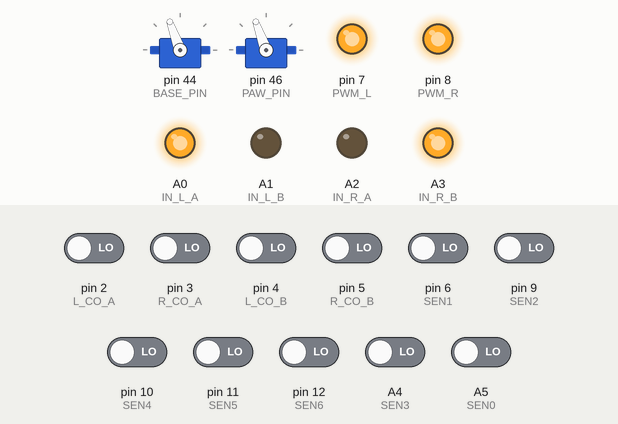
A sketch run on a simulated Arduino Mega 2560, built with avr-gcc and run on an emulated ATmega2560. Parts: 2 × servo, output pins drawn as LEDs (lit = HIGH). The inputs (shaded band) are chosen by the test bench; at power-on: A4 (SEN3), A5 (SEN0), pin 2 (L_CO_A), pin 3 (R_CO_A), pin 4 (L_CO_B), pin 5 (R_CO_B), pin 6 (SEN1), pin 9 (SEN2), pin 10 (SEN4), pin 11 (SEN5), pin 12 (SEN6) LOW.

Above: at 2.7 s.
2.8 s: pin 6 (SEN1) driven HIGH
At 3.2 s:
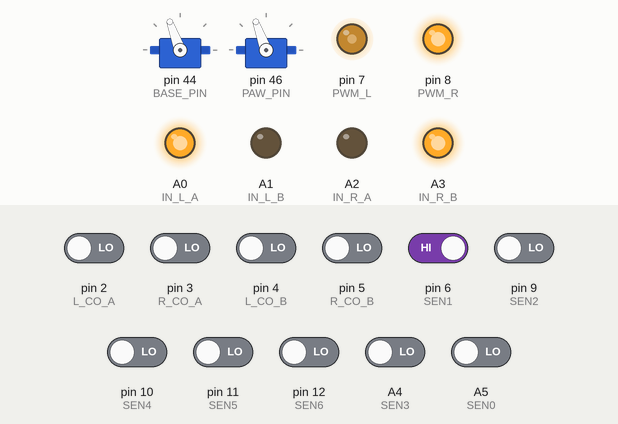
4.3 s: pin 12 (SEN6) driven HIGH
At 5.5 s:
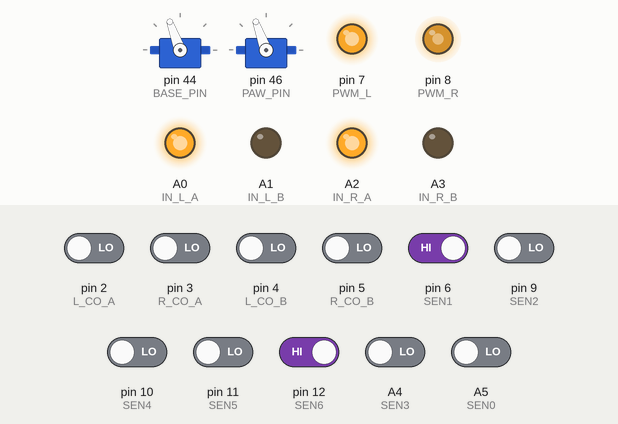
5.8 s: A5 (SEN0) driven HIGH
At 6.7 s:
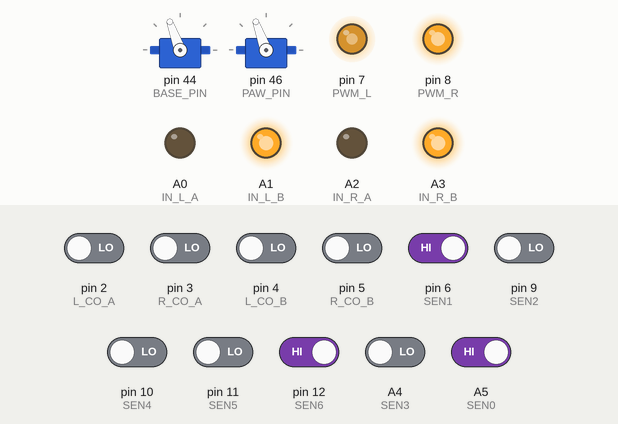
7.3 s: pin 2 (L_CO_A) driven HIGH
8.8 s: pin 3 (R_CO_A) driven HIGH
10.3 s: A5 (SEN0) driven LOW
At 11.3 s:
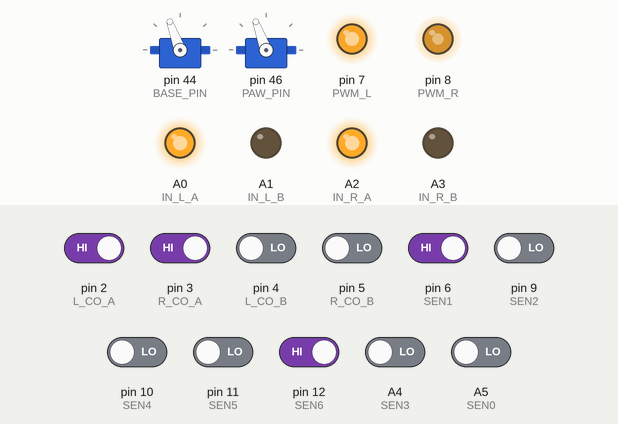
Timing chart, 0 to 12.8 s (numbered marks = the images above; inputs shaded):
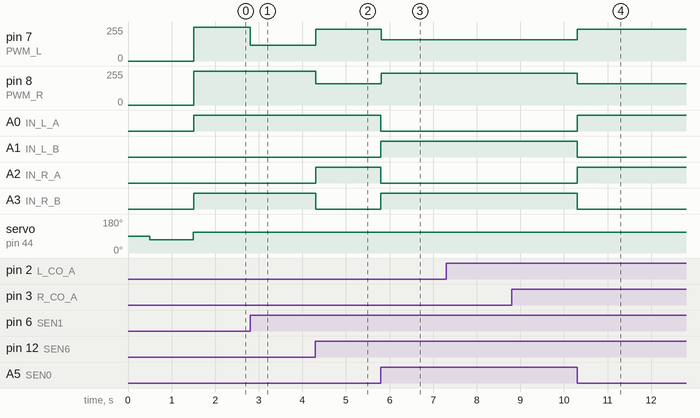

The sketch:

version1.ino
```cpp
#include"PID.hpp"
#include"car.hpp"
#include"const.hpp"
#include<MsTimer2.h>
#include<Servo.h>

Servo base, paw;
Car car;

extern void run()
{
  car.control();
  return;
}

void pick()
{
  paw.write(PAW_OPEN);
  delay(500);
  base.write(BASE_HORI);
  delay(500);
  paw.write(PAW_CLOSE);
  delay(500);
  base.write(BASE_VER);
}

void setup() {
    pinMode(PWM_L, OUTPUT);
    pinMode(PWM_R, OUTPUT);
    pinMode(IN_L_A, OUTPUT);
    pinMode(IN_L_B, OUTPUT);
    pinMode(IN_R_A, OUTPUT);
    pinMode(IN_R_B, OUTPUT);
    pinMode(SEN0, INPUT);
    pinMode(SEN1, INPUT);
    pinMode(SEN2, INPUT);
    pinMode(SEN3, INPUT);
    pinMode(SEN4, INPUT);
    pinMode(SEN5, INPUT);
    pinMode(SEN6, INPUT);
    pinMode(L_CO_A, INPUT);
    pinMode(L_CO_B, INPUT);
    pinMode(R_CO_A, INPUT);
    pinMode(R_CO_B, INPUT);
    pinMode(BASE_PIN, OUTPUT);
    pinMode(PAW_PIN, OUTPUT);
    Serial.begin(9600);
    attachInterrupt(digitalPinToInterrupt(L_CO_A), l_co_count, RISING);
    attachInterrupt(digitalPinToInterrupt(R_CO_A), r_co_count, RISING);
    base.attach(BASE_PIN);
    paw.attach(PAW_PIN);
    pick();
    MsTimer2::set(PERIOD * 1e3, run);
    MsTimer2::start();
}

void loop() {

}
```

PID.hpp
```cpp
#ifndef _PID_
#define _PID_

#include"const.hpp"

class PID {
protected:
    double e[3]; //下标越小越新
    double de;
    double Ie;
    long t[3]; //下标越小越新
    double KP, KI, KD;
    double out;
public:
    PID(double kp, double ki, double kd, double e0);
    void update(double now_e, double now_t);
    void update(double now_e);
    double get_output();
    double calculate();
    void print_out();
    void deep_print();
};

#endif
```

PID.ino
```cpp
#include"PID.hpp"

PID::PID(double kp, double ki, double kd, double e0) : KP{ kp }, KI{ ki }, KD{ kd } {
    for (int i = 0; i < 3; ++i) {
        e[i] = e0;
        t[i] = micros();
        for (int j = 0; j < 1000; ++j);
    }
    out = 0;
}

void PID::update(double now_e, double now_t)
{
    for (int i = 1; i >= -1; --i) {
        e[i + 1] = e[i];
        t[i + 1] = t[i];
    }
    e[0] = now_e;
    t[0] = now_t;
    return;
}

void PID::update(double now_e)
{
    for (int i = 1; i >= -1; --i) {
        e[i + 1] = e[i];
    }
    e[0] = now_e;
    return;
}

double PID::get_output()
{
    out = 0;
    de = (e[0] - e[1]) / (t[0] - t[1]) * 1e6;
    Ie = (e[0] + e[1] + e[2]) * (t[0] - t[2]) / 1e6;
    return out = -KP * e[0] - KI * Ie - KD * de;
}

double PID::calculate()
{
    out = 0;
    de = (e[0] - e[1]) / PERIOD;
    Ie = (e[0] + e[1] + e[2]) * PERIOD * 2;
    return out = -KP * e[0] - KI * Ie - KD * de;
}

void PID::print_out()
{
    Serial.print("PID::e[3]:t[3]:out\t");
    for (int i = 0; i < 3; ++i) {
        Serial.print(e[i]);
        Serial.print('\t');
    }
    for (int i = 0; i < 3; ++i) {
        Serial.print(t[i]);
        Serial.print('\t');
    }
    Serial.print(out);
    Serial.print('\t');
}

void PID::deep_print()
{
  Serial.print("PID_deep::e[0]:de:Ie\t");
  Serial.print(e[0]);
  Serial.print('\t');
  Serial.print(de);
  Serial.print('\t');
  Serial.print(Ie);
  Serial.print('\t');
}
```

car.hpp
```cpp
#ifndef _CAR_
#define _CAR_

#include"const.hpp"
#include"PID.hpp"
#include"sensor.hpp"
#include"coder.h"

class Car {
private:
    PID left_pid, right_pid, dire;
    Sensor sen;
    int pwm_l, pwm_r, in_l_a, in_l_b, in_r_a, in_r_b;
    int sen_pin[7];
    double patrol_e;
    double l_v, r_v;
    double tar_v_l, tar_v_r;
    int l_cmd, r_cmd;
    bool is_end;
    long init_t, end_t;
    void decide_tar_PID();
    void decide_tar_sen();
    void tar_print();
    void cmd_print();
    void send_cmd(double l_cmd, double r_cmd);
    void send_cmd_test();
    void end();
public:
    Car();
    void control();
    void data_print();
};

#endif
```

car.ino
```cpp
#include"car.hpp"
#include"coder.h"

Car::Car() : pwm_l{ PWM_L }, pwm_r{ PWM_R }, in_l_a{ IN_L_A }, in_l_b{ IN_L_B }, in_r_a{ IN_R_A }, in_r_b{ IN_R_B },
sen(), left_pid(KP_W, KI_W, KD_W, -V_MAX), right_pid(KP_W, KI_W, KD_W, -V_MAX), dire(KP_T, KI_T, KD_T, 0),
tar_v_l{V_MAX * 0.7}, tar_v_r{V_MAX * 0.7}, init_t{micros()} {}

void Car::control()
{
    if (is_end) {
        end();
        return;
    }
    sen.read();
    // sen.cal_e();
    l_v = cal_l_v();
    r_v = cal_r_v();
    // dire.update(sen.e, sen.t);
    // dire.get_output(); //黑线在左时输出正数
    // decide_tar_PID();
    decide_tar_sen();
    // left_pid.update(l_v - tar_v_l, sen.t);
    // right_pid.update(r_v - tar_v_r, sen.t);
    left_pid.update(l_v - tar_v_l);
    right_pid.update(r_v - tar_v_r);
    l_cmd = left_pid.calculate(), r_cmd = right_pid.calculate();
    // data_print();
    send_cmd(l_cmd, r_cmd);
    // send_cmd_test();
    return;
}

void Car::data_print()
{
    Serial.print("TIME::\t");
    Serial.print(micros());
    Serial.print('\t');
    // if (event) {
    //     Serial.print("!!!\tEVEN\t!!!");
    // }
    sen.print();
    // step_print();
    // v_print();
    // dire.print_out();
    // dire.deep_print();
    // tar_print();
    // left_pid.print_out();
    // left_pid.deep_print();
    // right_pid.print_out();
    // right_pid.deep_print();
    // cmd_print();
    Serial.print('\n');
    return;
}

void Car::decide_tar_PID()
{
    tar_v_l = V_MAX;
    tar_v_r = V_MAX;
    if (sen.e < 0) {
        tar_v_l -= 2 * V_MAX * abs(sen.e) / 5;
    }
    else {
        tar_v_r -= 2 * V_MAX * abs(sen.e) / 5;
    }
    return;
}

void Car::decide_tar_sen()
{
    // tar_v_l = V_MAX * 0.7;
    // tar_v_r = V_MAX * 0.7;
    int emerge_l = 0, emerge_r = 0;
    for (int i = 0; i <= 3; ++i) {
        if (1 == sen.data[i]) {
            ++emerge_l;
        }
        if (1 == sen.data[i + 3]) {
            ++emerge_r;
        }
    }
    //到达终点
    if (emerge_l + emerge_r >= 6 && micros() - init_t >= 30 * 1e6) {
        end_t = micros();
        is_end = true;
        tar_v_l = V_MAX * 2;
        tar_v_r = V_MAX * 2;
        return;
    }
    //直角弯
    if (emerge_l >= 3 && micros() - init_t >= 15 * 1e6) {
        tar_v_l = -0.4 * V_MAX;
        tar_v_r = 1.4 * V_MAX;
        return;
    }
    if (emerge_r >= 3 && micros() - init_t >= 15 * 1e6) {
        tar_v_l = 1.4 * V_MAX;
        tar_v_r = -0.4 * V_MAX;
        return;
    }
    // if (1 == sen.data[0]) {
    //     tar_v_l -= V_MAX * 1.3;
    //     tar_v_r -= V_MAX * 0.7;
    //     return;
    // }
    // if (1 == sen.data[7]) {
    //     tar_v_l -= V_MAX * 0.7;
    //     tar_v_r -= V_MAX * 1.3;
    //     return;
    // }
    if (1 == sen.data[0]) {
        tar_v_l = V_MAX * -0.4;
        tar_v_r = V_MAX * 0.6;
        return;
    }
    if (1 == sen.data[6]) {
        tar_v_l = V_MAX * 0.6;
        tar_v_r = V_MAX * -0.4;
        return;
    }
    //二级警报
    if (1 == sen.data[1]) {
        tar_v_l = V_MAX * 0.3;
        tar_v_r = V_MAX * 0.7;
        return;
    }
    if (1 == sen.data[5]) {
        tar_v_l = V_MAX * 0.7;
        tar_v_r = V_MAX * 0.3;
        return;
    }
    //一级警报
    if (1 == sen.data[2]) {
        tar_v_l = V_MAX * 0.8;
        tar_v_r = V_MAX * 1.1;
        return;
    }
    if (1 == sen.data[4]) {
        tar_v_l = V_MAX * 1.1;
        tar_v_r = V_MAX * 0.8;
        return;
    }

    if (1 == sen.data[3]) {
        tar_v_l = V_MAX;
        tar_v_r = V_MAX;
        return;
    }
}

void Car::tar_print()
{
    Serial.print("target::\t");
    Serial.print(tar_v_l);
    Serial.print('\t');
    Serial.print(tar_v_r);
    Serial.print('\t');
    return;
}

int leagalize(double num)
{
    return (num <= 255 ? num : 255) >= -255 ? (num <= 255 ? num : 255) : -255;
}

void Car::send_cmd(double l_cmd, double r_cmd)
{
    if (l_cmd < 0) {
        digitalWrite(IN_L_A, LOW);
        digitalWrite(IN_L_B, HIGH);
    }
    else {
        digitalWrite(IN_L_A, HIGH);
        digitalWrite(IN_L_B, LOW);
    }
    analogWrite(PWM_L, abs(leagalize(l_cmd)));
    if (r_cmd > 0) {
        digitalWrite(IN_R_A, LOW);
        digitalWrite(IN_R_B, HIGH);
    }
    else {
        digitalWrite(IN_R_A, HIGH);
        digitalWrite(IN_R_B, LOW);
    }
    analogWrite(PWM_R, abs(leagalize(r_cmd)));
    return;
}

void Car::end()
{
    long now_t = micros() - end_t;
    if (now_t < END_DELAY * 1e6) {
        digitalWrite(IN_L_A, HIGH);
        digitalWrite(IN_L_B, LOW);
        digitalWrite(IN_R_A, LOW);
        digitalWrite(IN_R_B, HIGH);
        analogWrite(PWM_L, 100);
        analogWrite(PWM_R, 100);
        return;
    }
    else if (now_t < (END_TURN + END_DELAY) * 1e6) {
        digitalWrite(IN_L_A, LOW);
        digitalWrite(IN_L_B, HIGH);
        digitalWrite(IN_R_A, LOW);
        digitalWrite(IN_R_B, HIGH);
        analogWrite(PWM_L, 255);
        analogWrite(PWM_R, 255);
        return;
    }
    analogWrite(PWM_L, 0);
    analogWrite(PWM_R, 0);
    if (now_t < (END_TURN + END_DELAY + END_STOP) * 1e6) {
        base.write(BASE_HORI);
    }
    else if (END_TURN + END_DELAY + END_STOP + END_PLACE * 1e6) {
        paw.write(PAW_OPEN);
    }
    return;
}

void Car::send_cmd_test()
{
    // static long last = micros();
    // bool flag1 = HIGH, flag2 = LOW;
    // if ((micros() - last) / 1e6 > 3) {
    //     last = micros();
    //     flag1 = !flag1;
    //     flag2 = !flag2;
    // }
    // analogWrite(PWM_L, 255);
    // analogWrite(PWM_R, 255);
    // digitalWrite(IN_L_A, HIGH);
    // digitalWrite(IN_L_B, LOW);
    // digitalWrite(IN_R_A, LOW);
    // digitalWrite(IN_R_B, HIGH);
    // delay(3000);
    // analogWrite(PWM_L, 75);
    // analogWrite(PWM_R, 75);
    // delay(3000);
    static bool flag = true;
    static int v = 0;
    if (flag) {
        // analogWrite(PWM_L, ++v);
        analogWrite(PWM_R, ++v);
        digitalWrite(IN_L_A, HIGH);
        digitalWrite(IN_L_B, LOW);
        digitalWrite(IN_R_A, LOW);
        digitalWrite(IN_R_B, HIGH);
        if (v > 255) {
            flag = !flag;
        }
    }
    else {
        // analogWrite(PWM_L, abs(--v));
        analogWrite(PWM_R, abs(--v));
        digitalWrite(IN_L_A, HIGH);
        digitalWrite(IN_L_B, LOW);
        digitalWrite(IN_R_A, LOW);
        digitalWrite(IN_R_B, HIGH);
        if (v < 0) {
            flag = !flag;
        }
    }
    return;
}

void Car::cmd_print()
{
    Serial.print("cmd::\t");
    Serial.print(leagalize(l_cmd));
    Serial.print('\t');
    Serial.print(leagalize(r_cmd));
    Serial.print('\t');
}
```

coder.h
```cpp
#ifndef _CODER_
#define _CODER_

#include"const.hpp"

extern int left_coder = 0;
extern int right_coder = 0;
extern long last_l_t = micros();
extern long last_r_t = micros();
extern double v_l = 0;
extern double v_r = 0;

void l_co_count();
void r_co_count();
void step_print();
void v_print();
double cal_l_v();
double cal_r_v();

#endif
```

coder.ino
```cpp
#include"coder.h"

void l_co_count()
{
    left_coder += 2 * digitalRead(L_CO_B) - 1;
    return;
}

void r_co_count()
{
    right_coder -= 2 * digitalRead(R_CO_B) - 1;
    return;
}

void step_print()
{
    Serial.print("coder::\t");
    Serial.print(left_coder);
    Serial.print('\t');
    Serial.print(right_coder);
    Serial.print('\t');
}

double cal_l_v()
{
    v_l = left_coder / 780.0 * 3.1415 * 2.0 * 1e6 / (micros() - last_l_t);
    left_coder = 0;
    last_l_t = micros();
    return v_l;
}

double cal_r_v()
{
    v_r = right_coder / 780.0 * 3.1415 * 2.0 * 1e6 / (micros() - last_r_t);
    right_coder = 0;
    last_r_t = micros();
    return v_r;
}

void v_print()
{
    Serial.print("velocity::\t");
    Serial.print(v_l);
    Serial.print('\t');
    Serial.print(v_r);
    Serial.print('\t');
    return;
}
```

const.hpp
```cpp
#ifndef _CONST_
#define _CONST_

#define PWM_L 7
#define PWM_R 8
#define IN_L_A A0
#define IN_L_B A1
#define IN_R_A A2
#define IN_R_B A3

#define SEN0 A5
#define SEN1 6
#define SEN2 9
#define SEN3 A4
#define SEN4 10
#define SEN5 11
#define SEN6 12

#define L_CO_A 2
#define L_CO_B 4
#define R_CO_A 3
#define R_CO_B 5

#define BASE_PIN 44
#define PAW_PIN 46

#define BASE_HORI 70
#define BASE_VER 110
#define PAW_OPEN 70
#define PAW_CLOSE 110

#define KP_W 40
#define KI_W 0
#define KD_W 0.05

#define KP_T 20
#define KI_T 10
#define KD_T 0.1

#define V_MAX 10
#define PERIOD 0.005
#define END_DELAY 0.5
#define END_TURN 0.3
#define END_STOP 1
#define END_PLACE 0.5
#define EVENT_LENGHT 200

#endif
```

sensor.hpp
```cpp
#ifndef _SENSOR_
#define _SENSOR_

#include"const.hpp"

class Sensor {
public:
    int pins[7];
    int data[7];
    double e; //负数向左偏
    long t;
    Sensor();
    void read();
    void cal_e();
    void print();
};

#endif
```

sensor.ino
```cpp
#include"sensor.hpp"

Sensor::Sensor() : pins{SEN0, SEN1, SEN2, SEN3, SEN4, SEN5, SEN6}, data{ 0 }, e{ 0 } {}

void Sensor::read()
{
    for (int i = 0; i < 7; ++i) {
        data[i] = digitalRead(pins[i]);
    }
    return;
}

void Sensor::cal_e()
{
    e = 0;
    t = micros();
    for (int i = 0; i < 7; ++i) {
        if (1 == data[i]) {
            e += i - 3.5;
        }
    }
    return e;
}

void Sensor::print()
{
    Serial.print("Sensor::\t");
    for (int i = 0; i < 7; ++i) {
        Serial.print(data[i]);
        Serial.print('\t');
    }
    return;
}
```

Measured:
- after the input at 2.8 s, pin 7 (PWM_L): 255/255 → 120/255 at once
- after the input at 4.3 s, pin 7 (PWM_L): 120/255 → 240/255 at once; pin 8 (PWM_R): 255/255 → 160/255 at once; A2 (IN_R_A): LOW → HIGH at once; A3 (IN_R_B): HIGH → LOW at once
- after the input at 5.8 s, pin 7 (PWM_L): 240/255 → 160/255 at once; pin 8 (PWM_R): 160/255 → 240/255 at once; A0 (IN_L_A), A2 (IN_R_A): HIGH → LOW at once; A1 (IN_L_B), A3 (IN_R_B): LOW → HIGH at once
- after the input at 10.3 s, pin 7 (PWM_L): 160/255 → 240/255 at once; pin 8 (PWM_R): 240/255 → 160/255 at once; A0 (IN_L_A), A2 (IN_R_A): LOW → HIGH at once; A1 (IN_L_B), A3 (IN_R_B): HIGH → LOW at once
